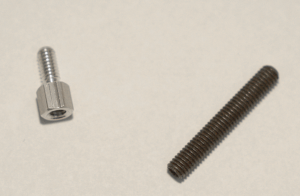
#> input picture IMGS/SEGMENTACIJA/Slika 01.bmp, 300 x 196 px; its folder holds only this picture in this run
$ python problem4.py
#> lines starting #> are read from the running program, lines starting #| are printed output that depends on the picture; after the words box and inside, x2 and y2 are one past the last pixel; in counts of white or black regions, pixels touching at a corner belong together
#! /usr/bin/python

import cv2
import os
import numpy as np
from matplotlib import pyplot as plt
from skimage.filters import threshold_multiotsu

def segment_image(path):
#> called with path = '../IMGS/SEGMENTACIJA/Slika 01.bmp'
    o_img = cv2.imread(path)
#> o_img is the input picture: shape (196, 300, 3); mean B, G, R 189.1, 201.1, 208.7
    img = cv2.cvtColor(o_img, cv2.COLOR_BGR2GRAY)
    og_hist, og_bins = np.histogram(img, 256)
#> og_hist = 256 values, max 11012 at index 216, min 0 at index 1, mean 229.7; og_bins = 257 values from 30 to 248

    # Blurovana slika za poboljsavanje segmentacije
    kernel = np.ones((20,20), np.float32)
    dst = cv2.filter2D(img,-1,kernel)
#> dst: shape (196, 300); every value is 255

    # Izdvajanje ivica sa dilatacijom
    edges = cv2.Canny(img, 50, 150)
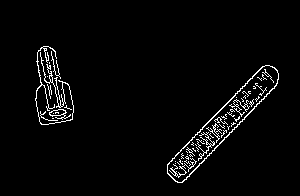
#> edges: shape (196, 300); 3% white in thin lines or dots, all inside (x1, y1, x2, y2) = (35, 46, 279, 183)
    kernel = np.ones((3,3), dtype=np.uint8)
    edges = cv2.dilate(edges, kernel, iterations=1)
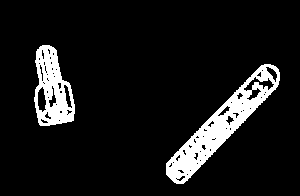
#> edges: shape (196, 300); 9.3% white; 2 white regions, box (x1, y1, x2, y2) and area: (166, 64, 280, 184) 3513, (34, 45, 75, 126) 1949

    edged_image = cv2.bitwise_and(img, edges)
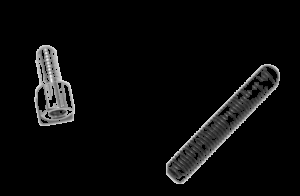
#> edged_image: shape (196, 300); min 0, max 248, mean 10.8

    # Histogram za multiotsu se gradi na ivicama
    hist, bins = np.histogram(edged_image, 256)
#> hist = 256 values, max 53338 at index 0, min 0 at index 1, mean 229.7; bins = 257 values from 0 to 248


    # Konacno, threshold sa 4 klase
    thresholds = threshold_multiotsu(dst, classes=4, hist=hist)
#> thresholds = [33, 101, 166]
    regions = np.digitize(img, bins=thresholds)
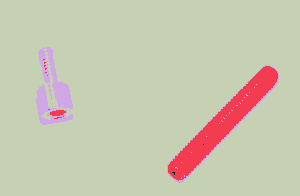
#> regions: shape (196, 300) int64; 4 distinct labels, from 0 to 3; one colour per label, 0 black

    # Calculate median, assume it is part of background, and then remove it
    bg_region = np.argmax(thresholds > np.median(img))+1
#> bg_region = 1
    regions = regions + 1
#> regions: shape (196, 300) int64; 4 distinct labels, from 1 to 4
    regions[regions == bg_region] = 0
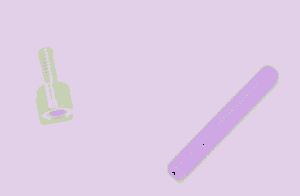
#> regions: shape (196, 300) int64; 4 distinct labels, from 0 to 4; one colour per label, 0 black
    regions[regions > 0] = 1
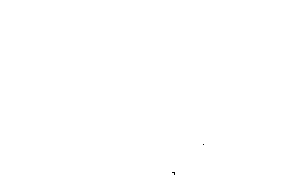
#> regions: shape (196, 300) int64; values 0 (black) and 1 (white), 100% white; black in thin lines or dots, all inside (x1, y1, x2, y2) = (172, 144, 204, 175)
    regions = np.array(regions, dtype=np.uint8)

    kernel=cv2.getStructuringElement(cv2.MORPH_ELLIPSE,(7,7))
    regions = cv2.morphologyEx(regions, cv2.MORPH_OPEN, kernel)

    ff_kernel = np.zeros((regions.shape[0]+2, regions.shape[1]+2), np.uint8)
    ff_regions = regions.copy()
    cv2.floodFill(ff_regions, ff_kernel, (0,0), 255)
    ff_regions = cv2.bitwise_not(ff_regions)

    regions = regions | ff_regions

    contours, hierarchy = cv2.findContours(regions, cv2.RETR_TREE, cv2.CHAIN_APPROX_SIMPLE)
#> contours = [[[0, 0], [0, 195], [299, 195], [299, 0]]]
    cv2.drawContours(o_img, contours, -1, (0, 255, 0), 1)
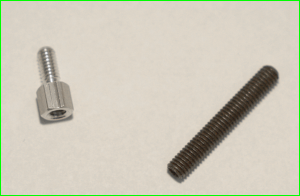
#> o_img: shape (196, 300, 3); 1.68% of pixels changed, all inside (x1, y1, x2, y2) = (0, 0, 300, 196)

    plt.figure()
    plt.title("Segmented objects")
    plt.imshow(cv2.cvtColor(o_img, cv2.COLOR_BGR2RGB))


    # Slike
    plt.figure()
    plt.subplot(1,2,1)
    plt.imshow(img, cmap='gray')
    plt.title('Original')
    plt.axis('off')
    plt.subplot(1,2,2)
    plt.imshow(regions, cmap='gray')
    plt.title('Multi-Otsu result')
    plt.axis('off')

if __name__ == '__main__':
    directory = "../IMGS/SEGMENTACIJA"
    for filename in os.listdir(directory):
        full_path = os.path.join(directory, filename)

        segment_image(full_path)
        plt.show()

$ run again, on IMGS/SEGMENTACIJA/Slika 05.bmp
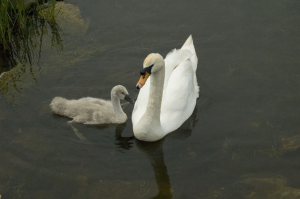
#> input picture IMGS/SEGMENTACIJA/Slika 05.bmp, 300 x 199 px
#> in segment_image, o_img is the input picture: shape (199, 300, 3); mean B, G, R 66.6, 76.9, 75.1
#> og_hist = 256 values, max 2607 at index 59, min 0 at index 13, mean 233.2; og_bins = 257 values from 2 to 239
#> dst: shape (199, 300); every value is 255
#> hist = 256 values, max 51518 at index 0, min 0 at index 1, mean 233.2; bins = 257 values from 0 to 239
#> thresholds = [31, 103, 179]
#> in segment_image, `regions = np.digitize(img, bins=thresholds)`:
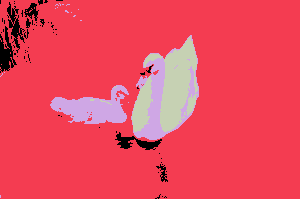
#> regions: shape (199, 300) int64; 4 distinct labels, from 0 to 3; one colour per label, 0 black
#> bg_region = 2
#> contours = 7 contours; box (x1, y1, x2, y2) and area: (131, 38, 199, 140) 4480, (51, 97, 127, 124) 1334, (0, 42, 11, 70) 178, (139, 141, 155, 150) 81, (120, 137, 130, 149) 67, (113, 85, 120, 92) 24, (12, 27, 19, 34) 24
#> in segment_image, `cv2.drawContours(o_img, contours, -1, (0, 255, 0), 1)`:
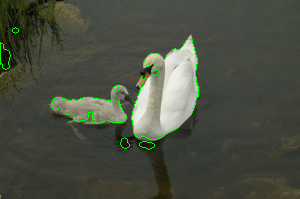
#> o_img: shape (199, 300, 3); 1.05% of pixels changed, all inside (x1, y1, x2, y2) = (0, 27, 199, 150)

$ run again, on IMGS/SEGMENTACIJA/Slika 06.bmp
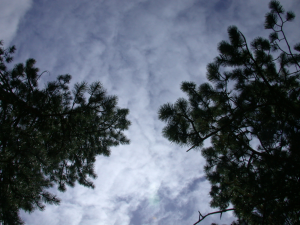
#> input picture IMGS/SEGMENTACIJA/Slika 06.bmp, 300 x 225 px
#> in segment_image, o_img is the input picture: shape (225, 300, 3); mean B, G, R 106.3, 93.2, 84.4
#> og_hist = 256 values, max 1439 at index 5, min 0 at index 19, mean 263.7; og_bins = 257 values from 1 to 244
#> dst: shape (225, 300); every value is 255
#> hist = 256 values, max 41553 at index 0, min 0 at index 1, mean 263.7; bins = 257 values from 0 to 227
#> thresholds = [25, 80, 149]
#> in segment_image, `regions = np.digitize(img, bins=thresholds)`:
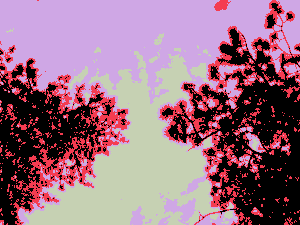
#> regions: shape (225, 300) int64; 4 distinct labels, from 0 to 3; one colour per label, 0 black
#> bg_region = 3
#> contours = 12 contours; largest, box (x1, y1, x2, y2) and area: (0, 26, 300, 225) 42126, (264, 0, 283, 29) 268, (279, 54, 300, 67) 176, (191, 63, 206, 78) 130, (99, 75, 113, 90) 106
#> in segment_image, `cv2.drawContours(o_img, contours, -1, (0, 255, 0), 1)`:
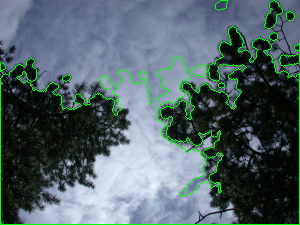
#> o_img: shape (225, 300, 3); 3.52% of pixels changed, all inside (x1, y1, x2, y2) = (0, 0, 300, 225)

$ run again, on IMGS/SEGMENTACIJA/Slika 07.bmp
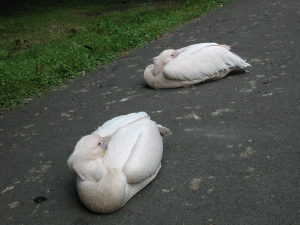
#> input picture IMGS/SEGMENTACIJA/Slika 07.bmp, 300 x 225 px
#> in segment_image, o_img is the input picture: shape (225, 300, 3); mean B, G, R 77.1, 86.1, 79.9
#> og_hist = 256 values, max 2254 at index 73, min 0 at index 15, mean 263.7; og_bins = 257 values from 6 to 245
#> dst: shape (225, 300); every value is 255
#> hist = 256 values, max 48349 at index 0, min 0 at index 1, mean 263.7; bins = 257 values from 0 to 245
#> thresholds = [34, 92, 161]
#> bg_region = 2
#> contours = [[[0, 0], [0, 224], [299, 224], [299, 0]]]
#> in segment_image, `cv2.drawContours(o_img, contours, -1, (0, 255, 0), 1)`:
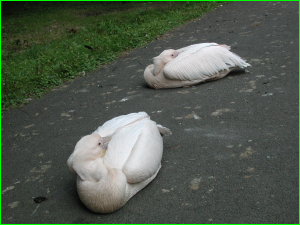
#> o_img: shape (225, 300, 3); 1.55% of pixels changed, all inside (x1, y1, x2, y2) = (0, 0, 300, 225)
